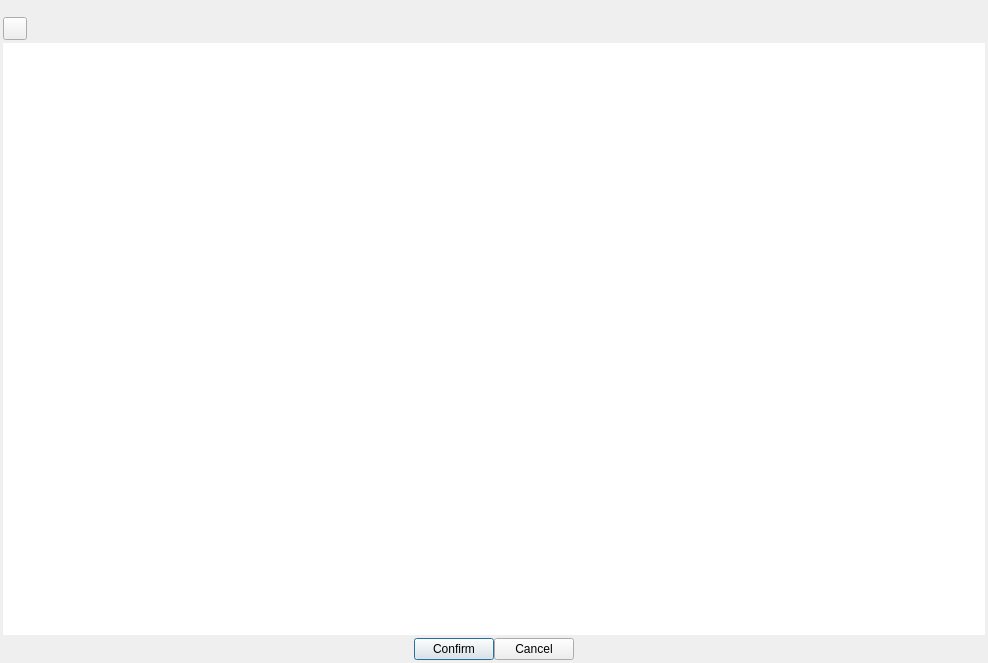
<?xml version="1.0" encoding="UTF-8"?>
<ui version="4.0">
 <class>TextEditorDialog</class>
 <widget class="QDialog" name="TextEditorDialog">
  <property name="geometry">
   <rect>
    <x>0</x>
    <y>0</y>
    <width>988</width>
    <height>663</height>
   </rect>
  </property>
  <property name="windowTitle">
   <string>Text Editor</string>
  </property>
  <layout class="QVBoxLayout" name="verticalLayoutRoot">
   <property name="spacing">
    <number>0</number>
   </property>
   <property name="leftMargin">
    <number>0</number>
   </property>
   <property name="topMargin">
    <number>0</number>
   </property>
   <property name="rightMargin">
    <number>0</number>
   </property>
   <property name="bottomMargin">
    <number>0</number>
   </property>
   <item>
    <widget class="QT_UI::QMenuBarEx" name="m_menuBar">
     <property name="maximumSize">
      <size>
       <width>16777215</width>
       <height>30</height>
      </size>
     </property>
    </widget>
   </item>
   <item>
    <layout class="QHBoxLayout" name="horizontalLayout_3">
     <property name="spacing">
      <number>3</number>
     </property>
     <property name="leftMargin">
      <number>3</number>
     </property>
     <property name="topMargin">
      <number>3</number>
     </property>
     <property name="rightMargin">
      <number>3</number>
     </property>
     <property name="bottomMargin">
      <number>0</number>
     </property>
     <item>
      <widget class="QToolButton" name="m_tempButton">
       <property name="toolTip">
        <string>Reference Node's Property</string>
       </property>
       <property name="statusTip">
        <string>Reference Node's Property</string>
       </property>
       <property name="text">
        <string/>
       </property>
       <property name="icon">
        <iconset resource="../../../../Resource/App.qrc">
         <normaloff>:/icon/node/node.png</normaloff>:/icon/node/node.png</iconset>
       </property>
       <property name="iconSize">
        <size>
         <width>16</width>
         <height>16</height>
        </size>
       </property>
      </widget>
     </item>
     <item>
      <spacer name="horizontalSpacer_3">
       <property name="orientation">
        <enum>Qt::Horizontal</enum>
       </property>
       <property name="sizeHint" stdset="0">
        <size>
         <width>40</width>
         <height>20</height>
        </size>
       </property>
      </spacer>
     </item>
    </layout>
   </item>
   <item>
    <layout class="QVBoxLayout" name="verticalLayout">
     <property name="leftMargin">
      <number>3</number>
     </property>
     <property name="topMargin">
      <number>3</number>
     </property>
     <property name="rightMargin">
      <number>3</number>
     </property>
     <property name="bottomMargin">
      <number>3</number>
     </property>
     <item>
      <widget class="Studio::LuaTextEdit" name="m_textEdit">
       <property name="frameShape">
        <enum>QFrame::NoFrame</enum>
       </property>
       <property name="frameShadow">
        <enum>QFrame::Plain</enum>
       </property>
      </widget>
     </item>
     <item>
      <layout class="QHBoxLayout" name="horizontalLayout">
       <property name="topMargin">
        <number>3</number>
       </property>
       <item>
        <spacer name="horizontalSpacer">
         <property name="orientation">
          <enum>Qt::Horizontal</enum>
         </property>
         <property name="sizeHint" stdset="0">
          <size>
           <width>40</width>
           <height>20</height>
          </size>
         </property>
        </spacer>
       </item>
       <item>
        <widget class="QPushButton" name="m_ok">
         <property name="enabled">
          <bool>true</bool>
         </property>
         <property name="text">
          <string>Confirm</string>
         </property>
        </widget>
       </item>
       <item>
        <widget class="QPushButton" name="m_cancel">
         <property name="text">
          <string>Cancel</string>
         </property>
        </widget>
       </item>
       <item>
        <spacer name="horizontalSpacer_2">
         <property name="orientation">
          <enum>Qt::Horizontal</enum>
         </property>
         <property name="sizeHint" stdset="0">
          <size>
           <width>40</width>
           <height>20</height>
          </size>
         </property>
        </spacer>
       </item>
      </layout>
     </item>
    </layout>
   </item>
  </layout>
 </widget>
 <customwidgets>
  <customwidget>
   <class>QT_UI::QMenuBarEx</class>
   <extends>QLabel</extends>
   <header>QMenuBarEx.h</header>
  </customwidget>
  <customwidget>
   <class>Studio::LuaTextEdit</class>
   <extends>QTextEdit</extends>
   <header>LuaTextEdit.h</header>
  </customwidget>
 </customwidgets>
 <resources>
  <include location="../../../../Resource/App.qrc"/>
 </resources>
 <connections>
  <connection>
   <sender>m_cancel</sender>
   <signal>clicked()</signal>
   <receiver>TextEditorDialog</receiver>
   <slot>reject()</slot>
   <hints>
    <hint type="sourcelabel">
     <x>358</x>
     <y>276</y>
    </hint>
    <hint type="destinationlabel">
     <x>455</x>
     <y>300</y>
    </hint>
   </hints>
  </connection>
  <connection>
   <sender>m_ok</sender>
   <signal>clicked()</signal>
   <receiver>TextEditorDialog</receiver>
   <slot>accept()</slot>
   <hints>
    <hint type="sourcelabel">
     <x>276</x>
     <y>283</y>
    </hint>
    <hint type="destinationlabel">
     <x>205</x>
     <y>283</y>
    </hint>
   </hints>
  </connection>
 </connections>
</ui>
